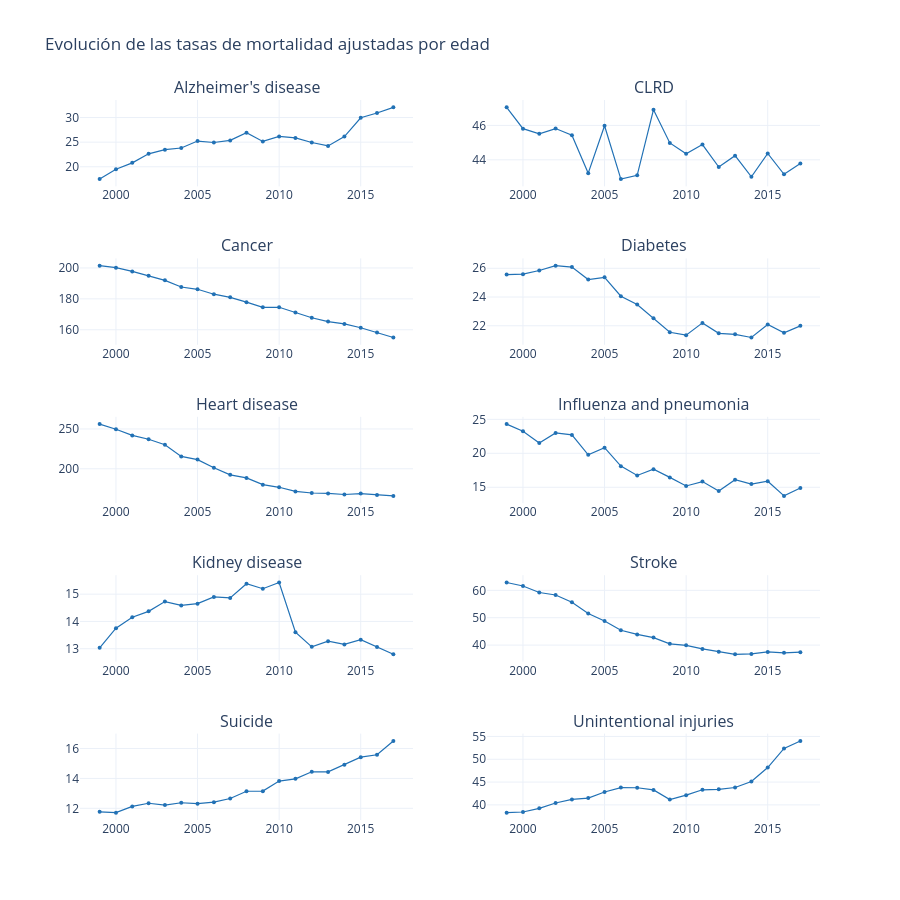

The notebook cell this image was saved under:
### Code cell
tasas = sin_all.groupby(['year','cause_name'])['age_adjusted_death_rate'].mean().reset_index()
causas_lista = sorted(tasas['cause_name'].unique())

from plotly.subplots import make_subplots
n = len(causas_lista)
cols = 2; rows = (n + cols - 1) // cols

fig = make_subplots(rows=rows, cols=cols,
                    subplot_titles=causas_lista,
                    shared_xaxes=False)
for i, causa in enumerate(causas_lista):
    r, c = divmod(i, cols)
    sub = tasas[tasas['cause_name']==causa].sort_values('year')
    fig.add_trace(go.Scatter(x=sub['year'], y=sub['age_adjusted_death_rate'],
                             mode='lines+markers', name=causa,
                             line=dict(color='#2171B5', width=1.2),
                             marker=dict(size=4), showlegend=False),
                  row=r+1, col=c+1)
fig.update_layout(height=900, title='Evolución de las tasas de mortalidad ajustadas por edad',
                  template='plotly_white')
fig.show()

### Figure 1 — Plotly figure (JSON) as saved in the notebook; plotly's stock layout.template omitted (floating-point values rounded to 4 significant figures)
{"data": [{"line": {"color": "#2171B5", "width": 1.2}, "marker": {"size": 4}, "mode": "lines+markers", "name": "Alzheimer's disease", "showlegend": false, "type": "scatter", "x": [1999, 2000, 2001, 2002, 2003, 2004, 2005, 2006, 2007, 2008, 2009, 2010, 2011, 2012, 2013, 2014, 2015, 2016, 2017], "xaxis": "x", "y": [17.5, 19.51, 20.8, 22.63, 23.47, 23.82, 25.23, 24.93, 25.36, 26.93, 25.15, 26.16, 25.86, 24.93, 24.24, 26.14, 29.95, 30.93, 32.08], "yaxis": "y"}, {"line": {"color": "#2171B5", "width": 1.2}, "marker": {"size": 4}, "mode": "lines+markers", "name": "CLRD", "showlegend": false, "type": "scatter", "x": [1999, 2000, 2001, 2002, 2003, 2004, 2005, 2006, 2007, 2008, 2009, 2010, 2011, 2012, 2013, 2014, 2015, 2016, 2017], "xaxis": "x2", "y": [47.05, 45.81, 45.51, 45.82, 45.43, 43.23, 45.98, 42.88, 43.1, 46.91, 44.98, 44.35, 44.89, 43.58, 44.24, 43.02, 44.37, 43.16, 43.79], "yaxis": "y2"}, {"line": {"color": "#2171B5", "width": 1.2}, "marker": {"size": 4}, "mode": "lines+markers", "name": "Cancer", "showlegend": false, "type": "scatter", "x": [1999, 2000, 2001, 2002, 2003, 2004, 2005, 2006, 2007, 2008, 2009, 2010, 2011, 2012, 2013, 2014, 2015, 2016, 2017], "xaxis": "x3", "y": [201.5, 200.2, 197.8, 195.0, 192.0, 187.7, 186.2, 183.0, 181.0, 177.9, 174.5, 174.5, 171.1, 167.8, 165.3, 163.8, 161.3, 158.2, 155.0], "yaxis": "y3"}, {"line": {"color": "#2171B5", "width": 1.2}, "marker": {"size": 4}, "mode": "lines+markers", "name": "Diabetes", "showlegend": false, "type": "scatter", "x": [1999, 2000, 2001, 2002, 2003, 2004, 2005, 2006, 2007, 2008, 2009, 2010, 2011, 2012, 2013, 2014, 2015, 2016, 2017], "xaxis": "x4", "y": [25.56, 25.59, 25.85, 26.18, 26.08, 25.22, 25.37, 24.06, 23.48, 22.53, 21.55, 21.35, 22.2, 21.47, 21.4, 21.18, 22.08, 21.51, 21.99], "yaxis": "y4"}, {"line": {"color": "#2171B5", "width": 1.2}, "marker": {"size": 4}, "mode": "lines+markers", "name": "Heart disease", "showlegend": false, "type": "scatter", "x": [1999, 2000, 2001, 2002, 2003, 2004, 2005, 2006, 2007, 2008, 2009, 2010, 2011, 2012, 2013, 2014, 2015, 2016, 2017], "xaxis": "x5", "y": [256.1, 249.6, 241.9, 237.0, 230.2, 215.5, 211.5, 201.3, 192.4, 188.5, 180.1, 176.8, 171.6, 169.6, 169.1, 167.8, 168.9, 167.0, 166.0], "yaxis": "y5"}, {"line": {"color": "#2171B5", "width": 1.2}, "marker": {"size": 4}, "mode": "lines+markers", "name": "Influenza and pneumonia", "showlegend": false, "type": "scatter", "x": [1999, 2000, 2001, 2002, 2003, 2004, 2005, 2006, 2007, 2008, 2009, 2010, 2011, 2012, 2013, 2014, 2015, 2016, 2017], "xaxis": "x6", "y": [24.29, 23.25, 21.52, 23.0, 22.71, 19.77, 20.83, 18.11, 16.74, 17.66, 16.45, 15.19, 15.84, 14.46, 16.12, 15.46, 15.89, 13.73, 14.9], "yaxis": "y6"}, {"line": {"color": "#2171B5", "width": 1.2}, "marker": {"size": 4}, "mode": "lines+markers", "name": "Kidney disease", "showlegend": false, "type": "scatter", "x": [1999, 2000, 2001, 2002, 2003, 2004, 2005, 2006, 2007, 2008, 2009, 2010, 2011, 2012, 2013, 2014, 2015, 2016, 2017], "xaxis": "x7", "y": [13.03, 13.75, 14.15, 14.37, 14.73, 14.59, 14.65, 14.9, 14.86, 15.38, 15.2, 15.43, 13.61, 13.07, 13.27, 13.16, 13.33, 13.06, 12.8], "yaxis": "y7"}, {"line": {"color": "#2171B5", "width": 1.2}, "marker": {"size": 4}, "mode": "lines+markers", "name": "Stroke", "showlegend": false, "type": "scatter", "x": [1999, 2000, 2001, 2002, 2003, 2004, 2005, 2006, 2007, 2008, 2009, 2010, 2011, 2012, 2013, 2014, 2015, 2016, 2017], "xaxis": "x8", "y": [62.86, 61.59, 59.21, 58.29, 55.64, 51.56, 48.79, 45.43, 43.9, 42.73, 40.47, 39.91, 38.61, 37.57, 36.65, 36.79, 37.5, 37.16, 37.43], "yaxis": "y8"}, {"line": {"color": "#2171B5", "width": 1.2}, "marker": {"size": 4}, "mode": "lines+markers", "name": "Suicide", "showlegend": false, "type": "scatter", "x": [1999, 2000, 2001, 2002, 2003, 2004, 2005, 2006, 2007, 2008, 2009, 2010, 2011, 2012, 2013, 2014, 2015, 2016, 2017], "xaxis": "x9", "y": [11.76, 11.71, 12.13, 12.34, 12.22, 12.37, 12.31, 12.41, 12.66, 13.14, 13.15, 13.82, 13.97, 14.45, 14.44, 14.91, 15.42, 15.58, 16.51], "yaxis": "y9"}, {"line": {"color": "#2171B5", "width": 1.2}, "marker": {"size": 4}, "mode": "lines+markers", "name": "Unintentional injuries", "showlegend": false, "type": "scatter", "x": [1999, 2000, 2001, 2002, 2003, 2004, 2005, 2006, 2007, 2008, 2009, 2010, 2011, 2012, 2013, 2014, 2015, 2016, 2017], "xaxis": "x10", "y": [38.29, 38.45, 39.25, 40.42, 41.19, 41.5, 42.83, 43.8, 43.75, 43.29, 41.16, 42.13, 43.31, 43.4, 43.81, 45.12, 48.18, 52.37, 54.02], "yaxis": "y10"}], "layout": {"annotations": [{"font": {"size": 16}, "showarrow": false, "text": "Alzheimer's disease", "x": 0.225, "xanchor": "center", "xref": "paper", "y": 1.0, "yanchor": "bottom", "yref": "paper"}, {"font": {"size": 16}, "showarrow": false, "text": "CLRD", "x": 0.775, "xanchor": "center", "xref": "paper", "y": 1.0, "yanchor": "bottom", "yref": "paper"}, {"font": {"size": 16}, "showarrow": false, "text": "Cancer", "x": 0.225, "xanchor": "center", "xref": "paper", "y": 0.78, "yanchor": "bottom", "yref": "paper"}, {"font": {"size": 16}, "showarrow": false, "text": "Diabetes", "x": 0.775, "xanchor": "center", "xref": "paper", "y": 0.78, "yanchor": "bottom", "yref": "paper"}, {"font": {"size": 16}, "showarrow": false, "text": "Heart disease", "x": 0.225, "xanchor": "center", "xref": "paper", "y": 0.56, "yanchor": "bottom", "yref": "paper"}, {"font": {"size": 16}, "showarrow": false, "text": "Influenza and pneumonia", "x": 0.775, "xanchor": "center", "xref": "paper", "y": 0.56, "yanchor": "bottom", "yref": "paper"}, {"font": {"size": 16}, "showarrow": false, "text": "Kidney disease", "x": 0.225, "xanchor": "center", "xref": "paper", "y": 0.34, "yanchor": "bottom", "yref": "paper"}, {"font": {"size": 16}, "showarrow": false, "text": "Stroke", "x": 0.775, "xanchor": "center", "xref": "paper", "y": 0.34, "yanchor": "bottom", "yref": "paper"}, {"font": {"size": 16}, "showarrow": false, "text": "Suicide", "x": 0.225, "xanchor": "center", "xref": "paper", "y": 0.12, "yanchor": "bottom", "yref": "paper"}, {"font": {"size": 16}, "showarrow": false, "text": "Unintentional injuries", "x": 0.775, "xanchor": "center", "xref": "paper", "y": 0.12, "yanchor": "bottom", "yref": "paper"}], "height": 900, "title": {"text": "Evolución de las tasas de mortalidad ajustadas por edad"}, "xaxis": {"anchor": "y", "domain": [0.0, 0.45]}, "xaxis10": {"anchor": "y10", "domain": [0.55, 1.0]}, "xaxis2": {"anchor": "y2", "domain": [0.55, 1.0]}, "xaxis3": {"anchor": "y3", "domain": [0.0, 0.45]}, "xaxis4": {"anchor": "y4", "domain": [0.55, 1.0]}, "xaxis5": {"anchor": "y5", "domain": [0.0, 0.45]}, "xaxis6": {"anchor": "y6", "domain": [0.55, 1.0]}, "xaxis7": {"anchor": "y7", "domain": [0.0, 0.45]}, "xaxis8": {"anchor": "y8", "domain": [0.55, 1.0]}, "xaxis9": {"anchor": "y9", "domain": [0.0, 0.45]}, "yaxis": {"anchor": "x", "domain": [0.88, 1.0]}, "yaxis10": {"anchor": "x10", "domain": [0.0, 0.12]}, "yaxis2": {"anchor": "x2", "domain": [0.88, 1.0]}, "yaxis3": {"anchor": "x3", "domain": [0.66, 0.78]}, "yaxis4": {"anchor": "x4", "domain": [0.66, 0.78]}, "yaxis5": {"anchor": "x5", "domain": [0.44, 0.56]}, "yaxis6": {"anchor": "x6", "domain": [0.44, 0.56]}, "yaxis7": {"anchor": "x7", "domain": [0.22, 0.34]}, "yaxis8": {"anchor": "x8", "domain": [0.22, 0.34]}, "yaxis9": {"anchor": "x9", "domain": [0.0, 0.12]}}}
